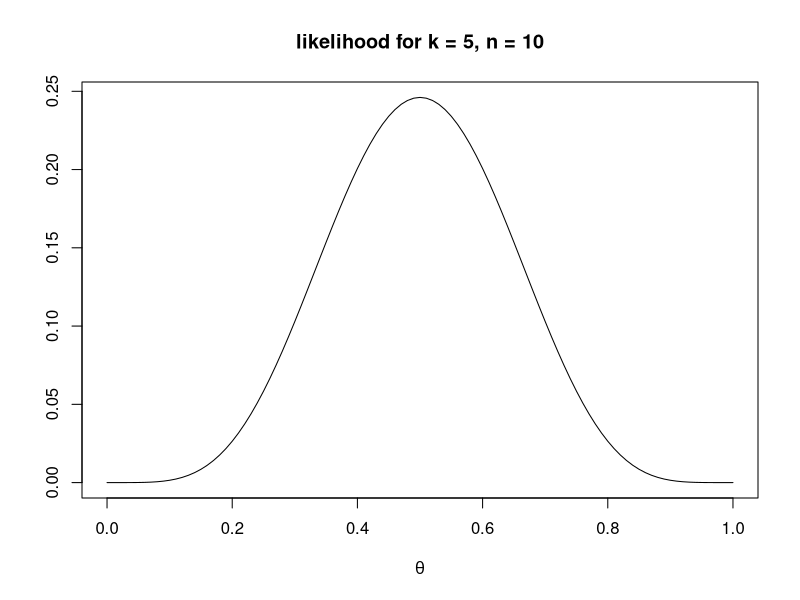
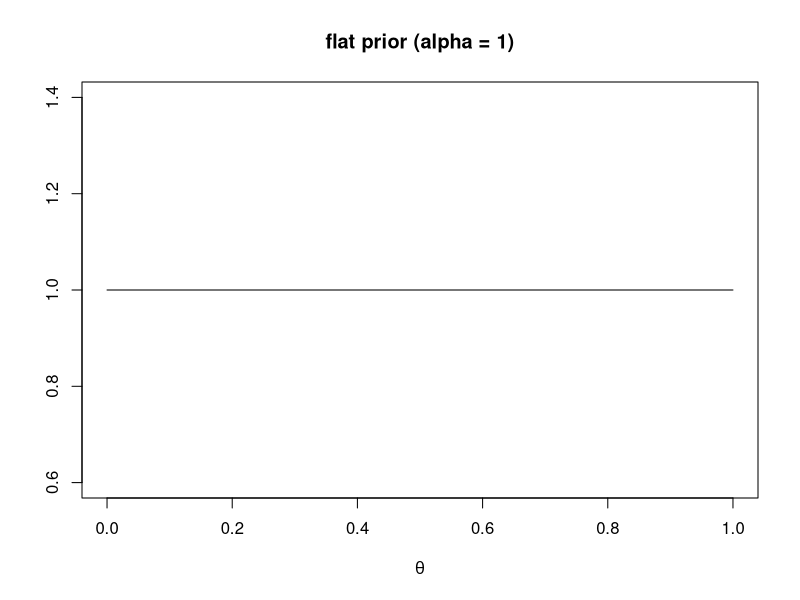
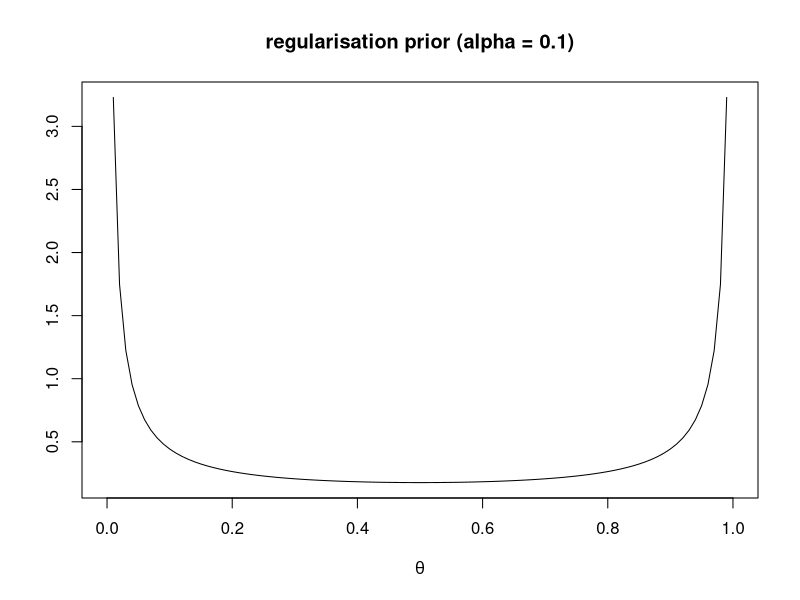
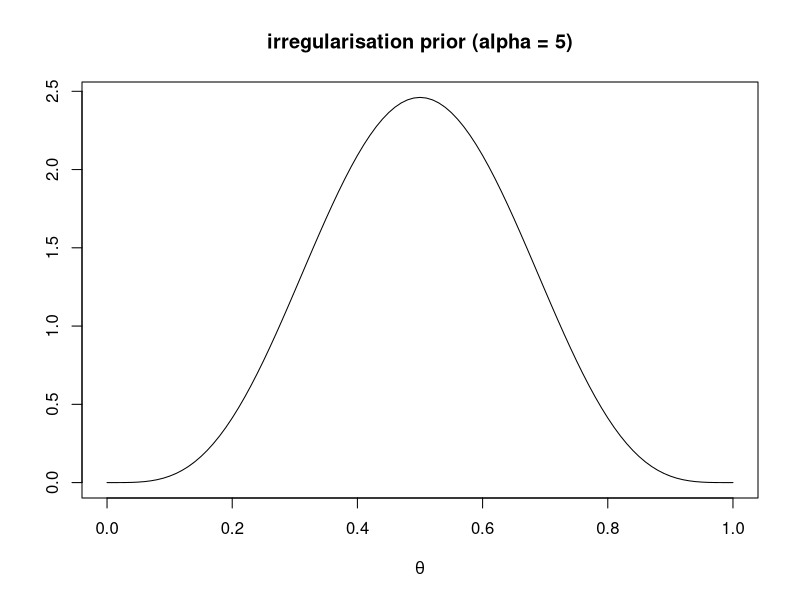
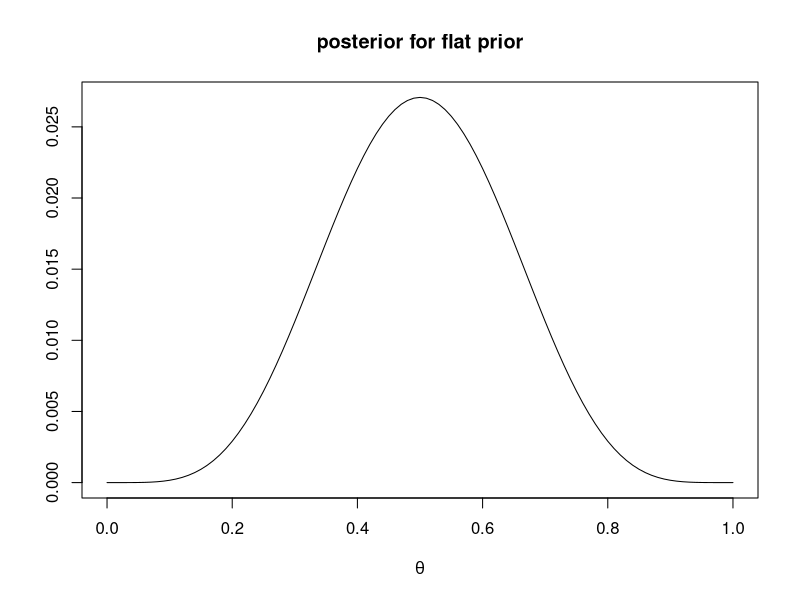
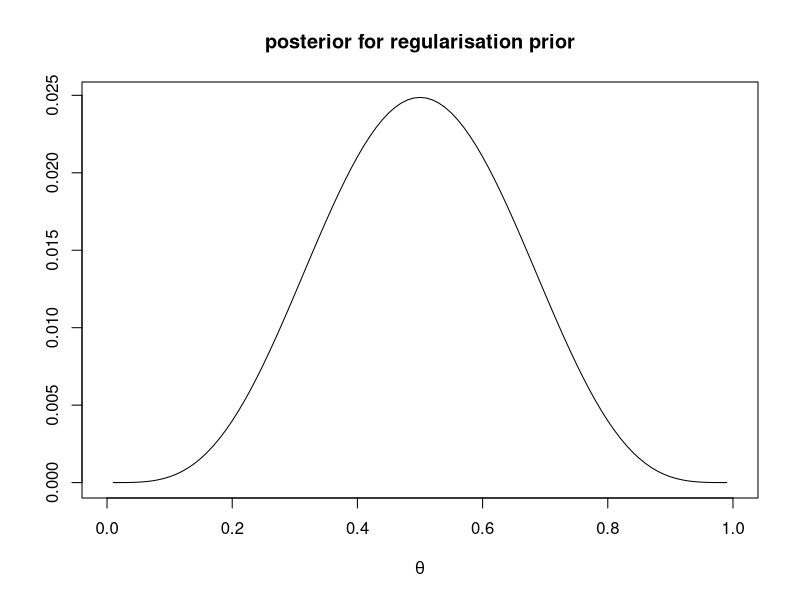
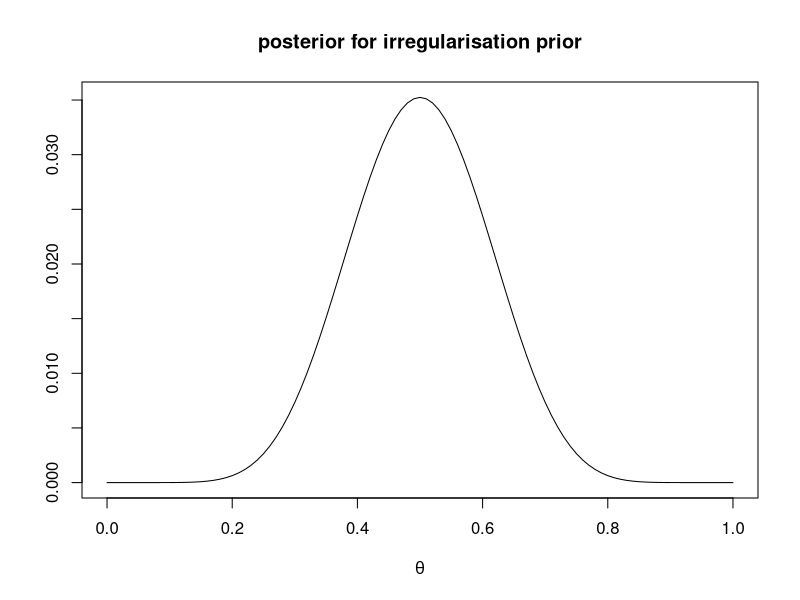
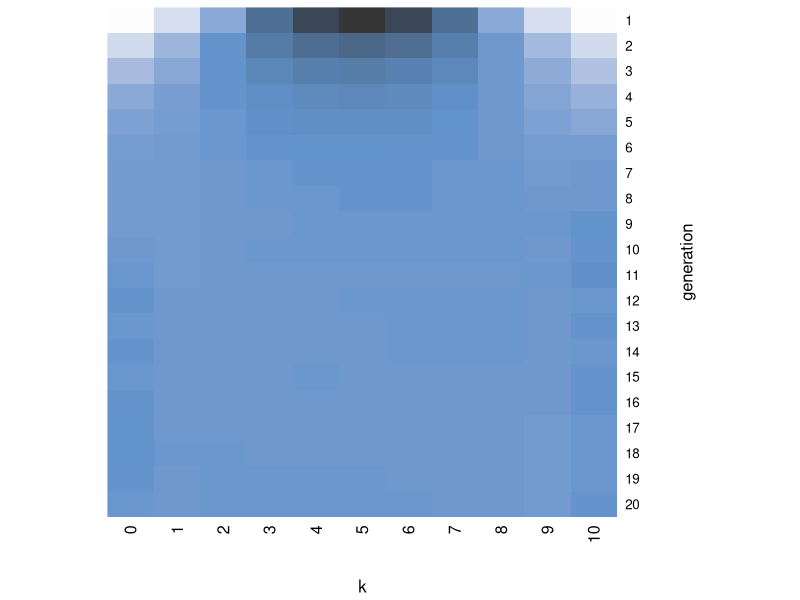

R code for these plots, in order: (Note: a time limit stopped this script after it produced the figures.)
## ---- chunk 1

p <- seq(0, 1, by = 0.01)
p
  
## ---- chunk 2

n <- 10
k <- 5

## ---- chunk 3

lik <- dbinom(k, n, p)

plot(lik,
     x = p,
     xlab = expression(theta),
     ylab = "",
     type = 'l',
     main = "likelihood for k = 5, n = 10")

## ---- chunk 4

alpha <- 1
beta <- alpha

prior <- dbeta(p, alpha, beta)

plot(prior,
     x = p,
     xlab = expression(theta),
     ylab = "",
     type = 'l',
     main = "flat prior (alpha = 1)")

## ---- chunk 5

alpha <- 0.1
beta <- alpha

prior <- dbeta(p, alpha, beta)

plot(prior,
     x = p,
     xlab = expression(theta),
     ylab = "",
     type = 'l',
     main = "regularisation prior (alpha = 0.1)")

## ---- chunk 6

alpha <- 5
beta <- alpha

prior <- dbeta(p, alpha, beta)

plot(prior,
     x = p,
     xlab = expression(theta),
     ylab = "",
     type = 'l',
     main = "irregularisation prior (alpha = 5)")

## ---- chunk 7

alpha <- 1
beta <- alpha

prior <- dbeta(p, alpha, beta)

post <- lik*prior
post <- post / sum(post)

plot(post,
     x = p,
     xlab = expression(theta),
     ylab = "",
     type = 'l',
     main = "posterior for flat prior")

## ---- chunk 8

alpha <- 0.1
beta <- alpha
  
prior <- dbeta(p, alpha, beta)

post <- lik*prior
post <- post / sum(post, na.rm = TRUE)

plot(post,
     x = p,
     xlab = expression(theta),
     ylab = "",
     type = 'l',
     main = "posterior for regularisation prior")

## ---- chunk 9

alpha <- 5
beta <- alpha
  
prior <- dbeta(p, alpha, beta)

post <- lik*prior
post <- post / sum(post)

plot(post,
     x = p,
     xlab = expression(theta),
     ylab = "",
     type = 'l',
     main = "posterior for irregularisation prior")

## ---- chunk 10

# old method
lik <- dbinom(k, n, p)
prior <- dbeta(p, alpha, beta)

post <- lik*prior
post <- post / sum(post)

head(post)

# new method
post_conjugate <- dbeta(p, k + alpha, n - k + beta)
post_conjugate <- post_conjugate / sum(post_conjugate)

head(post_conjugate)

## ---- chunk 11

theta <- rbeta(1, k + alpha, n - k + beta) 
theta

## ---- chunk 12
  
if ((k + alpha) > 1 & (n - k + beta) > 1) {
  
  theta <- (k + alpha - 1) / (n + alpha + beta - 2)
  
} else if ((k + alpha) <= 1 & (n - k + beta) > 1) {
  
  theta <- 0
  
} else if ((k + alpha) > 1 & (n - k + beta) <= 1) {
  
  theta <- 1
  
}

theta

## ---- chunk 13

k <- rbinom(1, n, theta)
k

## ---- chunk 14

# get probability distribution of new picks
prob_k <- rep(NA, n+1)
names(prob_k) <- 0:n

for (j in 0:n) {
  
  prob_k[j+1] <- sum( dbinom(j, n, p) * post )
  
}

prob_k <- prob_k / sum(prob_k)
prob_k
  
## ---- chunk 15

BayesianInference <- function(n = 10,
                              k = 5,
                              alpha = 1,
                              beta = alpha,
                              sampling = TRUE) {
  
  # hypothesis space
  p <- seq(0, 1, by = 0.01)
  
  # avoid infinity when beta distribution parameters are less than 1
  if ((k + alpha) < 1) p[1] <- 0.00001
  if ((n - k + beta) < 1) p[length(p)] <- 0.99999
  
  # generate posterior
  post_conjugate <- dbeta(p, k + alpha, n - k + beta)
  post_conjugate <- post_conjugate / sum(post_conjugate)

  if (sampling == TRUE) {
  
    # pick a random sample from the posterior
    theta <- rbeta(1, k + alpha, n - k + beta)
    
  } else { 
    
    # pick the maximum posterior probability (MAP)
    
    if ((k + alpha) > 1 & (n - k + beta) > 1) {
  
      theta <- (k + alpha - 1) / (n + alpha + beta - 2)
      
    } else if ((k + alpha) <= 1 & (n - k + beta) > 1) {
      
      theta <- 0
      
    } else if ((k + alpha) > 1 & (n - k + beta) <= 1) {
      
      theta <- 1
      
    }
  
  }
  
  # draw a new k from a binomial using theta
  k <- rbinom(1, n, theta)
  
  # get probability distribution of new picks
  prob_k <- rep(NA, n+1)
  names(prob_k) <- 0:n
  
  for (j in 0:n) {
    
    prob_k[j+1] <- sum( dbinom(j, n, p) * post_conjugate )
    
  }
  
  prob_k <- prob_k / sum(prob_k)
  
  # export new k and prob_k
  list(k = k, prob_k = prob_k)
  
}

## ---- chunk 16

BayesianInference(alpha = 0.1)

## ---- chunk 17

N <- 20

# vector to hold N k values
k_vector <- rep(0, N)

# matrix to hold N probability distributions for k
k_matrix <- matrix(0, nrow = N, ncol = n+1)

## ---- chunk 18

for (i in 1:N) {
  
  next_gen <- BayesianInference()
  
  # k for next generation
  k <- next_gen$k
  
  # store probability distribution and k
  k_vector[i] <- next_gen$k
  k_matrix[i,] <- next_gen$prob_k
  
}

## ---- chunk 19

k_vector

## ---- chunk 20

r_max <- 10000
k <- 5

# vector to hold N k values
k_vector <- rep(0, N)

# matrix to hold N probability distributions for k
k_matrix <- matrix(0, nrow = N, ncol = n+1)

# record starting k
k_initial <- k

for (r in 1:r_max) {
  
  k <- k_initial
  
  for (i in 1:N) {
  
    next_gen <- BayesianInference()
    
    # k for next generation
    k <- next_gen$k
    
    # store probability distribution and k
    k_vector[i] <- k_vector[i] + next_gen$k
    k_matrix[i,] <- k_matrix[i,] + next_gen$prob_k
    
  }
  
}

# average across all runs
k_vector <- k_vector / r_max
k_matrix <- k_matrix / r_max

## ---- chunk 21

k_vector

## ---- chunk 22

IteratedLearning <- function(n = 10,
                             k = 5,
                             alpha = 1,
                             beta = alpha,
                             sampling = TRUE,
                             N = 20,
                             r_max = 10000) {
  
  # vector to hold N k values
  k_vector <- rep(0, N)
  
  # matrix to hold N probability distributions for k
  k_matrix <- matrix(0, nrow = N, ncol = n+1)
  
  # record starting k
  k_initial <- k
  
  for (r in 1:r_max) {
    
    # reset k
    k <- k_initial
    
    for (i in 1:N) {
    
      next_gen <- BayesianInference(n,
                                    k,
                                    alpha,
                                    beta,
                                    sampling)
      
      # k for next generation
      k <- next_gen$k
      
      # store probability distribution and k
      k_vector[i] <- k_vector[i] + next_gen$k
      k_matrix[i,] <- k_matrix[i,] + next_gen$prob_k
      
    }
    
  }
  
  # average across all runs
  k_vector <- k_vector / r_max
  k_matrix <- k_matrix / r_max
  
  # export k_vector, k_matrix and parameters
  list(k_vector = k_vector, 
       k_matrix = k_matrix,
       parameters = c(n = n, 
                      k = k_initial, 
                      alpha = alpha, 
                      beta = beta,
                      sampling = sampling,
                      N = N, 
                      r_max = r_max))
  
}

## ---- chunk 23

data_model16 <- IteratedLearning()

data_model16$k_vector

## ---- chunk 24

IteratedHeatPlot <- function(data_model16) {
  
  k_matrix <- data_model16$k_matrix
  
  # heat map showing probability distribution over time
  heatmap(k_matrix, 
          Rowv = NA, 
          Colv = NA, 
          labCol = 0:(ncol(k_matrix)-1), 
          revC = TRUE,
          col = hcl.colors(100, palette = "Oslo", alpha = 0.8, rev = F),
          scale = "none",
          ylab = "generation",
          xlab = "k")
  
}

## ---- chunk 25

IteratedHeatPlot(data_model16)

## ---- chunk 26

IteratedFinalPlot <- function(data_model16, ymax = 0.6) {
  
  # retrieve parameters
  n <- data_model16$parameters["n"]
  r_max <- data_model16$parameters["r_max"]
  alpha <- data_model16$parameters["alpha"]
  beta <- data_model16$parameters["beta"]
  k_matrix <- data_model16$k_matrix
  
  # simulate prior distribution
  prior_dist <- rep(NA, r_max)
  
  for (i in 1:r_max) {
    
      theta <- rbeta(1, alpha, beta)
      prior_dist[i] <- rbinom(1, n, theta)
      
  }
  
  prior_dist <- table(factor(prior_dist, levels = 0:n))
  prior_dist <- prior_dist / sum(prior_dist)
  
  # draw barplot for simulated priors
  b <- barplot(height = prior_dist,
               names = 0:(length(prior_dist)-1),
               xlab = "k",
               ylab = "probability",
               ylim = c(0,ymax))
  
  # add line for the final generation iterated learning chain
  lines(k_matrix[nrow(k_matrix),],
        x = b,
        pch = 19,
        type = 'o')
  
  # add legend
  legend("topright",
         legend=c("final generation","prior"),
         pch = c(19,15),
         col=c("black","grey50"),
         pt.cex=c(1,2),
         bty="n",
         lty=c(1,NA),
         lwd=c(1,1))
  
}

IteratedFinalPlot(data_model16)

## ---- chunk 27

data_model16 <- IteratedLearning(alpha = 0.1)

IteratedHeatPlot(data_model16)
IteratedFinalPlot(data_model16)

## ---- chunk 28

data_model16 <- IteratedLearning(alpha = 5)

IteratedHeatPlot(data_model16)
IteratedFinalPlot(data_model16)

## ---- chunk 29

data_model16 <- IteratedLearning(k = 10,
                                 alpha = 5)

IteratedHeatPlot(data_model16)

## ---- chunk 30

MixedIteratedLearning <- function(n = 10,
                                  k = 5,
                                  alpha1 = 1,
                                  beta1 = alpha1,
                                  alpha2 = alpha1,
                                  beta2 = beta1,
                                  h = 0.5,
                                  sampling = TRUE,
                                  N = 20,
                                  r_max = 10000) {
  
  # vector to hold N k values
  k_vector <- rep(0, N)
  
  # matrix to hold N probability distributions for k
  k_matrix <- matrix(0, nrow = N, ncol = n+1)
  
  # record starting k
  k_initial <- k
  
  for (r in 1:r_max) {
    
    # reset k
    k <- k_initial
    
    # N probabilities that learner uses alpha1/beta1 rather than alpha2/beta2
    h_prob <- runif(N)
    
    for (i in 1:N) {
      
      if (h_prob[i] < h) {
        
        # alpha1 and beta1
        next_gen <- BayesianInference(n,
                                      k,
                                      alpha = alpha1,
                                      beta = beta1,
                                      sampling)
        
      } else {
        
        # alpha2 and beta2
        next_gen <- BayesianInference(n,
                                      k,
                                      alpha = alpha2,
                                      beta = beta2,
                                      sampling)
        
      }
      
      # k for next generation
      k <- next_gen$k
      
      # store probability distribution and k
      k_vector[i] <- k_vector[i] + next_gen$k
      k_matrix[i,] <- k_matrix[i,] + next_gen$prob_k
      
    }
    
  }
  
  # average across all runs
  k_vector <- k_vector / r_max
  k_matrix <- k_matrix / r_max
  
  # export k_vector, k_matrix and parameters
  list(k_vector = k_vector, 
       k_matrix = k_matrix,
       parameters = c(n = n, 
                      k = k_initial, 
                      alpha1 = alpha1, 
                      beta1 = beta1,
                      alpha2 = alpha2,
                      beta2 = beta2,
                      h = h,
                      sampling = sampling,
                      N = N, 
                      r_max = r_max))
  
}

## ---- chunk 31

IteratedFinalPlot <- function(data_model16, ymax = 0.6) {
  
  # retrieve parameters
  n <- data_model16$parameters["n"]
  r_max <- data_model16$parameters["r_max"]
  alpha1 <- data_model16$parameters["alpha1"]
  beta1 <- data_model16$parameters["beta1"]
  alpha2 <- data_model16$parameters["alpha2"]
  beta2 <- data_model16$parameters["beta2"]
  h <- data_model16$parameters["h"]
  k_matrix <- data_model16$k_matrix
  
  # simulate prior distribution
  prior_dist <- rep(NA, r_max)
  h_prob <- runif(r_max)
  
  for (i in 1:r_max) {
    
    if (h_prob[i] < h) {
      
      theta <- rbeta(1, alpha1, beta1)
      prior_dist[i] <- rbinom(1, n, theta)
      
    } else {
      
      theta <- rbeta(1, alpha2, beta2)
      prior_dist[i] <- rbinom(1, n, theta)
      
    }
      
  }
  
  prior_dist <- table(factor(prior_dist, levels = 0:n))
  prior_dist <- prior_dist / sum(prior_dist)
  
  # draw barplot for simulated priors
  b <- barplot(height = prior_dist,
               names = 0:(length(prior_dist)-1),
               xlab = "k",
               ylab = "probability",
               ylim = c(0,ymax))
  
  # add line for the final generation iterated learning chain
  lines(k_matrix[nrow(k_matrix),],
        x = b,
        pch = 19,
        type = 'o')
  
  # add legend
  legend("topright",
         legend=c("final generation","prior"),
         pch = c(19,15),
         col=c("black","grey50"),
         pt.cex=c(1,2),
         bty="n",
         lty=c(1,NA),
         lwd=c(1,1))
  
}

## ---- chunk 32

par(mfrow=c(1,2))

IteratedFinalPlot(MixedIteratedLearning(alpha1 = 2,
                                        beta1 = 1))

IteratedFinalPlot(MixedIteratedLearning(alpha1 = 1,
                                        beta1 = 10))

## ---- chunk 33

par(mfrow=c(1,1))

IteratedFinalPlot(MixedIteratedLearning(alpha1 = 2,
                                        beta1 = 1,
                                        alpha2 = 1,
                                        beta2 = 10))

## ---- chunk 34

par(mfrow=c(1,2))

IteratedFinalPlot(MixedIteratedLearning(alpha1 = 2,
                                        beta1 = 1,
                                        sampling = FALSE))

IteratedFinalPlot(MixedIteratedLearning(alpha1 = 1,
                                        beta1 = 10,
                                        sampling = FALSE),
                  ymax = 0.8)

## ---- chunk 35

IteratedFinalPlot(MixedIteratedLearning(alpha1 = 1,
                                        beta1 = 1,
                                        alpha2 = 1,
                                        beta2 = 100,
                                        h = 0.95,
                                        sampling = FALSE))
